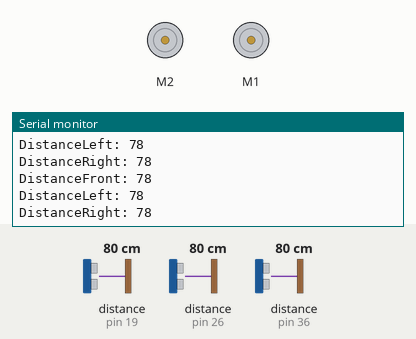
Simulated run of this sketch. Board: Arduino Mega 2560, built with avr-gcc and run on an emulated ATmega2560. On the bench: 2 × DC motor (green arrow = forward, orange = backward, longer = faster), the last lines printed to the serial monitor. Wiring (inferred from the names in the program): 3 × ultrasonic range finder: trigger pin 18, echo pin 19 / trigger pin 28, echo pin 26 / trigger pin 34, echo pin 36. The inputs (shaded band) are chosen by the test bench; at power-on: distance to the obstacle (sensors on pin 19, pin 26, pin 36) 80 cm. The echo pulse lasts 58.3 µs per cm.

Above: at 1.2 s.
1.3 s: distance to the obstacle (sensor on pin 19) set to 120 cm
At 2.4 s:
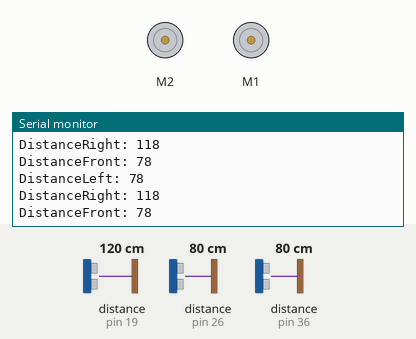
4.3 s: distance to the obstacle (sensor on pin 26) set to 2 cm
At 5.1 s:
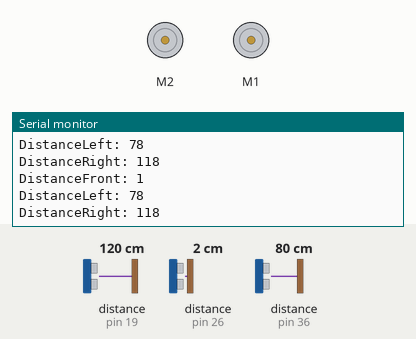
7.3 s: distance to the obstacle (sensor on pin 36) set to 2 cm
At 8.4 s:
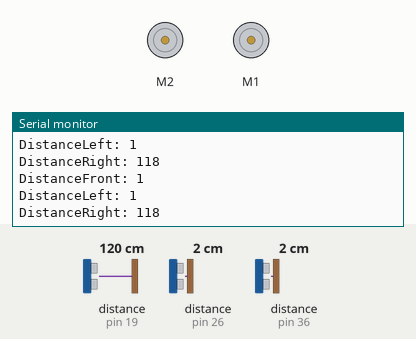
10.3 s: distance to the obstacle (sensor on pin 19) set to 2 cm
At 11.4 s:
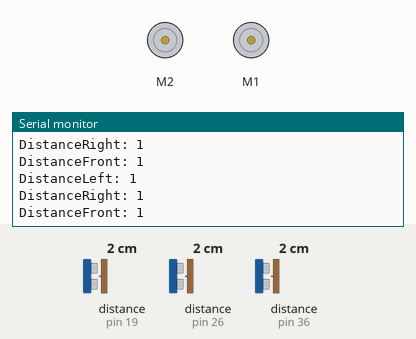
Timing chart, 0 to 13.3 s (numbered marks = the images above; inputs shaded):
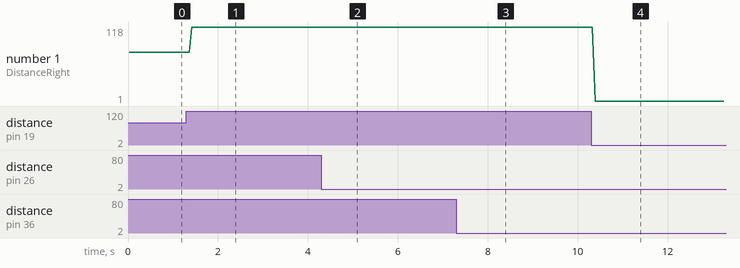

Measured:
- after the input at 1.3 s, the serial monitor: prints a new line after 0.12 s (image 1)
- after the input at 4.3 s, the serial monitor: prints a new line after 0.11 s (image 2)
- after the input at 7.3 s, the serial monitor: prints a new line after 0.10 s (image 3)
- after the input at 10.3 s, the serial monitor: prints a new line after 0.09 s (image 4)
- plotted number 1: 78 → 118 after the input at 1.3 s

The sketch:

sketch_sep05a.ino
```cpp
#include <AFMotor.h>;
AF_DCMotor motorR(1, MOTOR12_1KHZ);
AF_DCMotor motorL(2,MOTOR12_1KHZ);
const int trigPinFront = 28;
const int echoPinFront = 26;

const int trigPinL = 34;
const int echoPinL = 36;

const int trigPinR = 18;
const int echoPinR = 19;

// defines variables
long durationLeft;
int distanceLeft;
long durationFront;
int distanceFront;
long durationRight;
int distanceRight;
void setup() {
pinMode(trigPinL, OUTPUT); // Sets the trigPin as an Output
pinMode(echoPinL, INPUT); // Sets the echoPin as an Input
pinMode(trigPinR, OUTPUT); // Sets the trigPin as an Output
pinMode(echoPinR, INPUT);
pinMode(trigPinFront, OUTPUT); // Sets the trigPin as an Output
pinMode(echoPinFront, INPUT);

Serial.begin(9600); // Starts the serial communication

motorL.setSpeed(200);
motorR.setSpeed(200);
}
void loop() {
// Clears the trigPin
digitalWrite(trigPinL, LOW);
delayMicroseconds(2);
digitalWrite(trigPinL, HIGH);
delayMicroseconds(10);
digitalWrite(trigPinL, LOW);
durationLeft = pulseIn(echoPinL, HIGH);
distanceLeft= durationLeft*0.034/2;
Serial.print("DistanceLeft: ");
Serial.println(distanceLeft);

digitalWrite(trigPinR, LOW);
delayMicroseconds(2);
// Sets the trigPin on HIGH state for 10 micro seconds
digitalWrite(trigPinR, HIGH);
delayMicroseconds(10);
digitalWrite(trigPinR, LOW);
durationRight=pulseIn(echoPinR,HIGH);
distanceRight=durationRight*0.034/2;
Serial.print("DistanceRight: ");
Serial.println(distanceRight);


digitalWrite(trigPinFront, LOW);
delayMicroseconds(2);

// Sets the trigPin on HIGH state for 10 micro seconds
digitalWrite(trigPinFront, HIGH);
delayMicroseconds(10);


digitalWrite(trigPinFront, LOW);

// Reads the echoPin, returns the sound wave travel time in microseconds


durationFront=pulseIn(echoPinFront,HIGH);

// Calculating the distance


distanceFront=durationFront*0.034/2;

// Prints the distance on the Serial Monitor


Serial.print("DistanceFront: ");
Serial.println(distanceFront);
}
```
